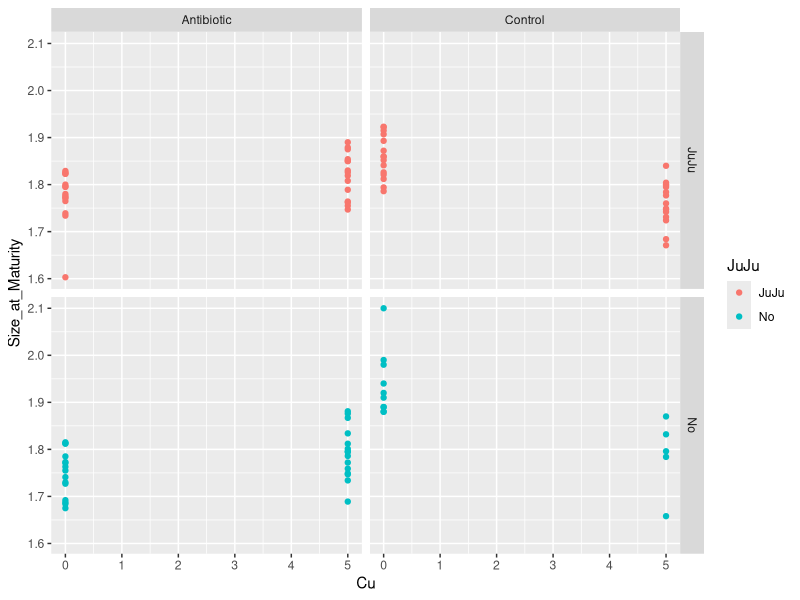
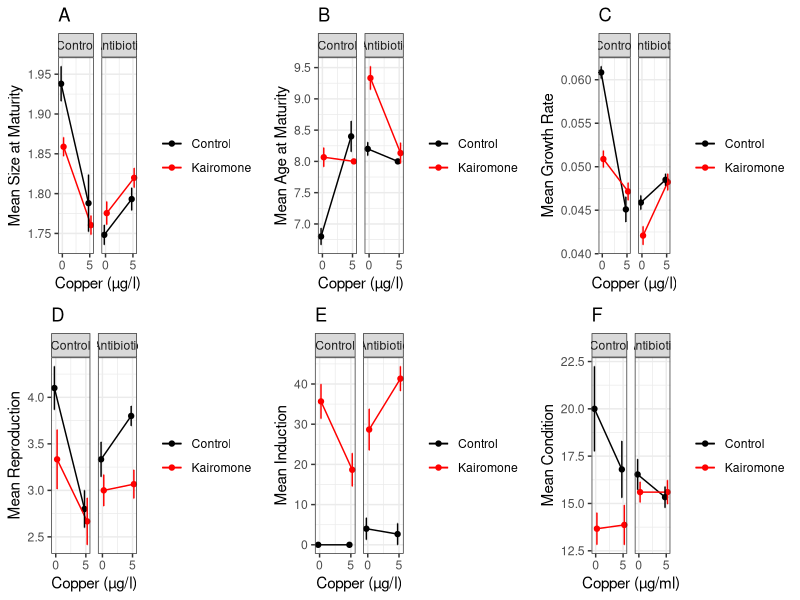

Write the R code that produced these figures, in order.
# life history analysis - Sadeq, Mills, Beckerman

# libraries
library(tidyverse)
library(readxl)
library(car)
library(gridExtra)
library(broom)

# get the data ----
lh_dat <- read_xlsx("Life history data.RLH_SS.xlsx")
glimpse(lh_dat)

# preliminary graphing ----
ggplot(lh_dat, aes(x = Cu, y = Size_at_Maturity, colour = JuJu))+
  geom_point()+
  facet_grid(JuJu~Antibiotic)

# Data Management and Summarisation ----

# summarise all of the traits to get mean ± se
sumDat <- lh_dat %>% 
  group_by(Cu, JuJu, Antibiotic) %>% 
  summarise(meanSize = mean(Size_at_Maturity, na.rm = TRUE),
            lwr_S = meanSize - sd(Size_at_Maturity, na.rm = TRUE)/sqrt(sum(!is.na(Size_at_Maturity))),
            upr_S = meanSize + sd(Size_at_Maturity, na.rm = TRUE)/sqrt(sum(!is.na(Size_at_Maturity))),
            meanAge = mean(Age_at_Maturity, na.rm = TRUE),
            lwr_A = meanAge - sd(Age_at_Maturity, na.rm = TRUE)/sqrt(sum(!is.na(Age_at_Maturity))),
            upr_A = meanAge + sd(Age_at_Maturity, na.rm = TRUE)/sqrt(sum(!is.na(Age_at_Maturity))),
            meanGR = mean(Growth_Rate, na.rm = TRUE),
            lwr_GR = meanGR - sd(Growth_Rate, na.rm = TRUE)/sqrt(sum(!is.na(Growth_Rate))),
            upr_GR = meanGR + sd(Growth_Rate, na.rm = TRUE)/sqrt(sum(!is.na(Growth_Rate))),
            meanRepro = mean(`Clutch Size`, na.rm = TRUE),
            lwr_Repro = meanRepro - sd(`Clutch Size`, na.rm = TRUE)/sqrt(sum(!is.na(`Clutch Size`))),
            upr_Repro = meanRepro + sd(`Clutch Size`, na.rm = TRUE)/sqrt(sum(!is.na(`Clutch Size`))),
            meanInd = mean(Neckteeth_Induction, na.rm = TRUE),
            lwr_ind = meanInd - sd(Neckteeth_Induction, na.rm = TRUE)/sqrt(sum(!is.na(Neckteeth_Induction))),
            upr_ind = meanInd + sd(Neckteeth_Induction, na.rm = TRUE)/sqrt(sum(!is.na(Neckteeth_Induction))),
            meanLipid = mean(Lipid_Index, na.rm = TRUE),
            lwr_lip = meanLipid - sd(Lipid_Index, na.rm = TRUE)/sqrt(sum(!is.na(Lipid_Index))),
            upr_lip = meanLipid + sd(Lipid_Index, na.rm = TRUE)/sqrt(sum(!is.na(Lipid_Index))))

# adjust factor levels for plotting            
sumDat <- sumDat %>% data.frame() %>% 
  mutate(JuJu = case_when(
    JuJu == "No" ~ "Control",
    JuJu == "JuJu" ~ "Kairomone")) %>% 
  mutate(JuJu = factor(JuJu, levels = c("Control", "Kairomone"))) %>% 
  mutate(Antibiotic = factor(Antibiotic, 
                             levels = c("Control", "Antibiotic"))) %>% 
  rename(Kairomone = JuJu)

sumDat

# make the six plot figure - factorial design ----
pSize <- ggplot(sumDat, aes(x = Cu, y = meanSize, 
                   group = Kairomone,
                   colour = Kairomone,
                   ymin = lwr_S,
                   ymax = upr_S))+
  geom_point(position = position_dodge(width = 0.9))+
  geom_line(position = position_dodge(width = 0.9))+
  geom_errorbar(width = 0.1, position = position_dodge(width = 0.9))+
  facet_wrap(~Antibiotic)+ylab("Mean Size at Maturity")+
  scale_colour_manual(values = c(Control = "black", Kairomone = "Red"))+
  xlab("Copper (µg/l)")+
  scale_x_continuous(breaks = c(0,5))+
  theme_bw()+ggtitle("A")+
  theme(legend.title=element_blank())

pAge <- ggplot(sumDat, aes(x = Cu, y = meanAge, 
                         group = Kairomone,
                         colour = Kairomone,
                         ymin = lwr_A,
                         ymax = upr_A))+
  geom_point(position = position_dodge(width = 0.9))+
  geom_line(position = position_dodge(width = 0.9))+
  geom_errorbar(width = 0.1, position = position_dodge(width = 0.9))+
  facet_wrap(~Antibiotic)+ylab("Mean Age at Maturity")+
  scale_colour_manual(values = c(Control = "black", Kairomone = "Red"))+
  xlab("Copper (µg/l)")+
  scale_x_continuous(breaks = c(0,5))+
  theme_bw()+ggtitle("B")+
  theme(legend.title=element_blank())

pGR <- ggplot(sumDat, aes(x = Cu, y = meanGR, 
                         group = Kairomone,
                         colour = Kairomone,
                         ymin = lwr_GR,
                         ymax = upr_GR))+
  geom_point(position = position_dodge(width = 0.9))+
  geom_line(position = position_dodge(width = 0.9))+
  geom_errorbar(width = 0.1, position = position_dodge(width = 0.9))+
  facet_wrap(~Antibiotic)+ylab("Mean Growth Rate")+
  scale_colour_manual(values = c(Control = "black", Kairomone = "Red"))+
  xlab("Copper (µg/l)")+
  scale_x_continuous(breaks = c(0,5))+
  theme_bw()+ggtitle("C")+
  theme(legend.title=element_blank())

pRepro <- ggplot(sumDat, aes(x = Cu, y = meanRepro, 
                         group = Kairomone,
                         colour = Kairomone,
                         ymin = lwr_Repro,
                         ymax = upr_Repro))+
  geom_point(position = position_dodge(width = 0.9))+
  geom_line(position = position_dodge(width = 0.9))+
  geom_errorbar(width = 0.1, position = position_dodge(width = 0.9))+
  facet_wrap(~Antibiotic)+ylab("Mean Reproduction")+
  scale_colour_manual(values = c(Control = "black", Kairomone = "Red"))+
  xlab("Copper (µg/l)")+
  scale_x_continuous(breaks = c(0,5))+
  theme_bw()+ggtitle("D")+
  theme(legend.title=element_blank())

pInd <- ggplot(sumDat, aes(x = Cu, y = meanInd, 
                         group = Kairomone,
                         colour = Kairomone,
                         ymin = lwr_ind,
                         ymax = upr_ind))+
  geom_point(position = position_dodge(width = 0.9))+
  geom_line(position = position_dodge(width = 0.9))+
  geom_errorbar(width = 0.1, position = position_dodge(width = 0.9))+
  facet_wrap(~Antibiotic)+ylab("Mean Induction")+
  scale_colour_manual(values = c(Control = "black", Kairomone = "Red"))+
  xlab("Copper (µg/l)")+
  scale_x_continuous(breaks = c(0,5))+
  theme_bw()+ggtitle("E")+
  theme(legend.title=element_blank())

pLipid <- ggplot(sumDat, aes(x = Cu, y = meanLipid, 
                         group = Kairomone,
                         colour = Kairomone,
                         ymin = lwr_lip,
                         ymax = upr_lip))+
  geom_point(position = position_dodge(width = 0.9))+
  geom_line(position = position_dodge(width = 0.9))+
  geom_errorbar(width = 0.1, position = position_dodge(width = 0.9))+
  facet_wrap(~Antibiotic)+ylab("Mean Condition")+
  scale_colour_manual(values = c(Control = "black", Kairomone = "Red"))+
  theme_bw()+ggtitle("F")+
  xlab("Copper (µg/ml)")+
  scale_x_continuous(breaks = c(0,5))+
  theme(legend.title=element_blank())

# arrange the plots
grid.arrange(pSize,pAge,pGR,pRepro,pInd,pLipid, nrow = 2)

# Statistical Models -----

# overall MANOVA - three way interaction on phenotype
mv_LH <- lm(cbind(Size_at_Maturity, Age_at_Maturity, Growth_Rate,
                  `Clutch Size`, Neckteeth_Induction, Lipid_Index) ~ Cu*JuJu*Antibiotic, data = lh_dat)
Man_out <- Manova(mv_LH, univariate = TRUE)

# for reporting
Man_out

# univariate models
mod_size <- lm(Size_at_Maturity ~ Cu*JuJu*Antibiotic, data = lh_dat)
mod_age <- lm(Age_at_Maturity ~ Cu*JuJu*Antibiotic, data = lh_dat)
mod_GR <- lm(Growth_Rate ~ Cu*JuJu*Antibiotic, data = lh_dat)
mod_repro <- lm(`Clutch Size`~ Cu*JuJu*Antibiotic, data = lh_dat)
mod_ind <- lm(Neckteeth_Induction ~ Cu*JuJu*Antibiotic, data = lh_dat)
mod_lipid <- lm(Lipid_Index ~ Cu*JuJu*Antibiotic, data = lh_dat)

a1 <- Anova(mod_size)
a2 <- Anova(mod_age)
a3 <- Anova(mod_GR)
a4 <- Anova(mod_repro)
a5 <- Anova(mod_ind)
a6 <- Anova(mod_lipid)

##  collect anova tables

out_table <- tidy(bind_rows(a1, a2, a3, a4, a5, a6)) %>% 
  mutate(term = rep(c("Cu","Predation","Antibiotic", 
                      "Cu:Predation", "Predation:Antibiotic", "Cu:Antibiotic",
                      "Cu:Predation:Antibiotic","Residuals"), 6),
         model = rep(c("size","age","gr","repr","ind","lipid"), each = 8)) %>%
  select(model, term, sumsq, df, statistic, p.value) %>% 
  mutate(sig = case_when(
        p.value < 0.05 & p.value >= 0.01 ~ "*",
        p.value < 0.01 & p.value >= 0.001 ~ "**",
        p.value < 0.001 ~ "***",
        p.value >= 0.05 ~ "")) %>% 
  filter(., !grepl("Residuals", term)) 
  
out_table <- out_table %>% 
  mutate(across(where(is.numeric) , signif, 3))


# for reporting
out_table
write_csv(out_table, file = "allTrait_Model_univariateANOVA.csv")


# CONTROL/NO ANTIBIOTIC ONLY MODELS ----

mv_LH_II <- lm(cbind(Size_at_Maturity, Age_at_Maturity, Growth_Rate,
                  `Clutch Size`, Neckteeth_Induction, Lipid_Index) ~ Cu*JuJu, 
               data = filter(lh_dat, Antibiotic == "Control"))

Man_out_controls <- Manova(mv_LH_II, univariate = TRUE)

# for reporting
Man_out_controls

# univariate ANOVAs - no antibiotics
mod_size_II <- lm(Size_at_Maturity ~ Cu*JuJu, data = filter(lh_dat, Antibiotic == "Control"))
Anova(mod_size_II)

mod_age_II <- lm(Age_at_Maturity ~ Cu*JuJu, data = filter(lh_dat, Antibiotic == "Control"))
Anova(mod_age_II)

mod_GR_II <- lm(Growth_Rate ~ Cu*JuJu, data = filter(lh_dat, Antibiotic == "Control"))
Anova(mod_GR_II)

mod_repro_II <- lm(`Clutch Size`~ Cu*JuJu, data = filter(lh_dat, Antibiotic == "Control"))
Anova(mod_repro_II)

mod_ind_II <- lm(Neckteeth_Induction ~ Cu*JuJu, data = filter(lh_dat, Antibiotic == "Control"))
Anova(mod_ind_II)

mod_lipid_II <- lm(Lipid_Index ~ Cu*JuJu, data = filter(lh_dat, Antibiotic == "Control"))
Anova(mod_lipid_II)

# Type II tests
a1_c <- Anova(mod_size_II)
a2_c <- Anova(mod_age_II)
a3_c <- Anova(mod_GR_II)
a4_c <- Anova(mod_repro_II)
a5_c <- Anova(mod_ind_II)
a6_c <- Anova(mod_lipid_II)

# collect for reporting
out_table_control <- tidy(bind_rows(a1_c, a2_c, a3_c, a4_c, a5_c, a6_c)) %>% 
  mutate(term = rep(c("Cu","Predation","Cu:Predation","Residuals"), 6),
         model = rep(c("size","age","gr","repr","ind","lipid"), each = 4)) %>%
  select(model, term, sumsq, df, statistic, p.value) %>% 
  mutate(sig = case_when(
    p.value < 0.05 & p.value >= 0.01 ~ "*",
    p.value < 0.01 & p.value >= 0.001 ~ "**",
    p.value < 0.001 ~ "***",
    p.value >= 0.05 ~ "")) %>% 
  filter(., !grepl("Residuals", term))

out_table_control <- out_table_control %>% 
  mutate(across(where(is.numeric) , signif, 3))

write_csv(out_table_control, file = "allTrait_Model_univariateANOVA_NoAntibiotic.csv")
